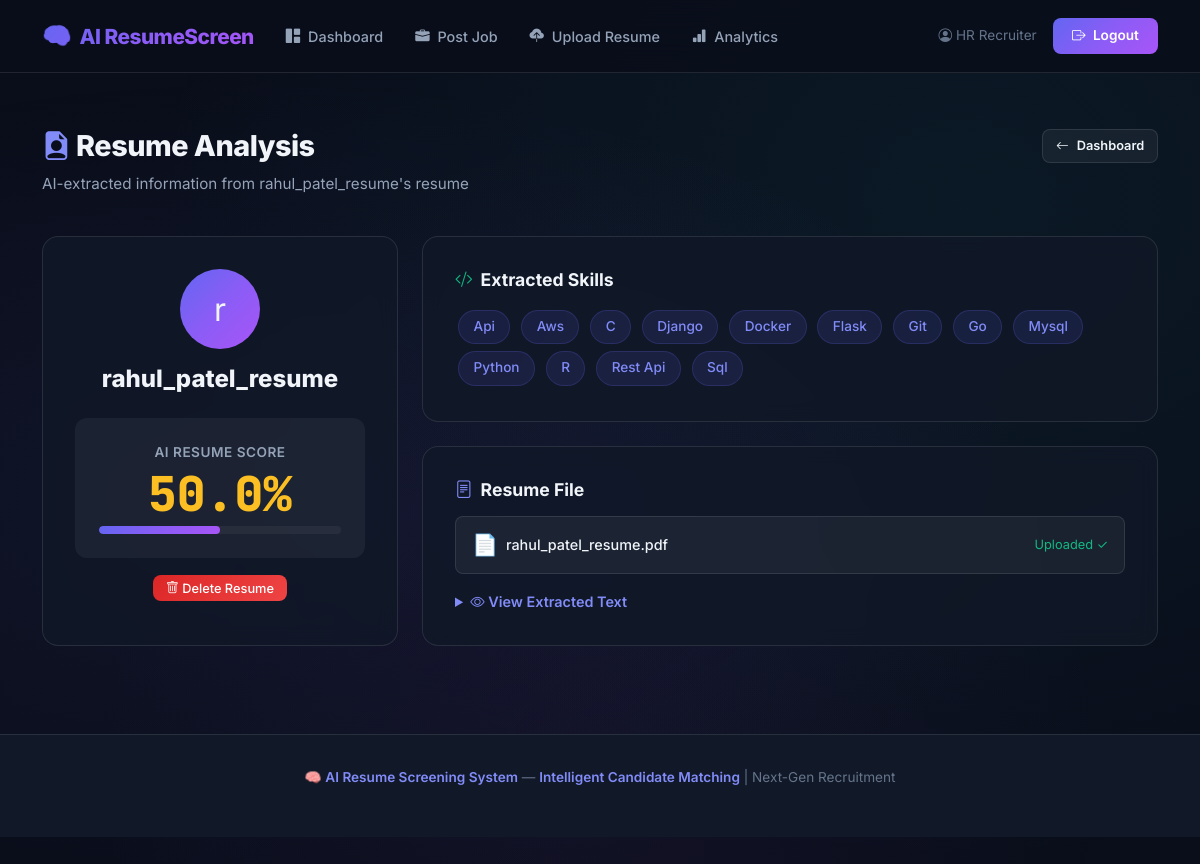
Page /resume/1 (signed in) on the committed database.
### tables this page shows
CREATE TABLE resumes (
    id INTEGER PRIMARY KEY AUTOINCREMENT,
    candidate_name VARCHAR(150) NOT NULL,
    email VARCHAR(150) DEFAULT '',
    phone VARCHAR(30) DEFAULT '',
    skills TEXT DEFAULT '',
    experience VARCHAR(100) DEFAULT '',
    education VARCHAR(200) DEFAULT '',
    resume_file VARCHAR(300) NOT NULL,
    raw_text TEXT DEFAULT '',
    resume_score FLOAT DEFAULT 0.0,
    uploaded_by INTEGER,
    uploaded_at TIMESTAMP DEFAULT CURRENT_TIMESTAMP, job_id INTEGER,
    FOREIGN KEY (uploaded_by) REFERENCES users(id)
);

### routes/resume_routes.py (the view)
@resume_bp.route('/resume/<int:resume_id>')
def view_resume(resume_id):
    if 'user_id' not in session:
        flash('Please login first.', 'error')
        return redirect(url_for('auth.login'))
    resume = get_resume_by_id(resume_id)
    if not resume:
        flash('Resume not found.', 'error')
        return redirect(url_for('resumes.list_resumes'))
    return render_template('resume_analysis.html', resume=resume)

### models/__init__.py (called while the page is built)
def get_db():
    conn = sqlite3.connect(config.DATABASE)
    conn.row_factory = sqlite3.Row
    conn.execute("PRAGMA foreign_keys = ON")
    return conn

### models/resume_model.py (called while the page is built)
def get_resume_by_id(resume_id):
    db = get_db()
    resume = db.execute('SELECT * FROM resumes WHERE id = ?', (resume_id,)).fetchone()
    db.close()
    return resume

### templates/resume_analysis.html (shortened to what this page needs)
{% extends "base.html" %}
{% block content %}
<div class="container py-4">
    <div class="page-header">
        <div class="d-flex justify-content-between align-items-start flex-wrap gap-3">
            <div>
                <h1 class="page-title"><i class="bi bi-file-earmark-person-fill" style="color: var(--accent-primary-light);"></i> Resume Analysis</h1>
                <p class="page-subtitle">AI-extracted information from {{ resume.candidate_name }}'s resume</p>
            </div>
            <a href="{{ url_for('auth.dashboard') }}" class="btn-secondary-custom btn-sm-custom">
                <i class="bi bi-arrow-left"></i> Dashboard
            </a>
        </div>
    </div>
    <div class="row g-4">
        <div class="col-lg-4">
            <div class="glass-card-static h-100 fade-in">
                <div class="text-center mb-3">
                    <div style="width: 80px; height: 80px; border-radius: 50%; background: var(--gradient-primary); display: flex; align-items: center; justify-content: center; font-size: 2rem; margin: 0 auto 1rem;">
                        {{ resume.candidate_name[0] if resume.candidate_name else '?' }}
                    </div>
                    <h4 style="font-weight: 800;">{{ resume.candidate_name }}</h4>
                </div>
                <div class="text-center mt-4" style="padding: 1.5rem; border-radius: var(--radius-md); background: var(--bg-glass);">
                    <small class="form-label-custom">AI Resume Score</small>
                    <div style="font-size: 3rem; font-weight: 900; font-family: var(--font-mono); line-height: 1;">
                        {% set score_class = 'score-high' if resume.resume_score >= 70 else ('score-medium' if resume.resume_score >= 40 else 'score-low') %}
                        <span class="{{ score_class }}" style="padding: 0; background: none;">
                            {{ resume.resume_score }}%
                        </span>
                    </div>
                    <div class="progress-bar-custom mt-2">
                        {% set bar_color = 'green' if resume.resume_score >= 70 else ('purple' if resume.resume_score >= 40 else 'cyan') %}
                        <div class="progress-bar-fill {{ bar_color }}" style="--score-width: {{ resume.resume_score }}%; width: var(--score-width);"></div>
                    </div>
                </div>
                <div class="mt-3 text-center">
                    <a href="javascript:void(0)"
                       data-url="{{ url_for('resumes.delete_resume_route', resume_id=resume.id) }}"
                       data-title="{{ resume.candidate_name }}"
                       onclick="confirmDelete(this.dataset.url, this.dataset.title)"
                       class="btn-danger-custom btn-sm-custom">
                        <i class="bi bi-trash"></i> Delete Resume
                    </a>
                </div>
            </div>
        </div>
        <div class="col-lg-8">
            <div class="glass-card-static mb-4 fade-in stagger-1">
                <h5 class="section-title"><i class="bi bi-code-slash" style="color: var(--accent-success);"></i> Extracted Skills</h5>
                {% if resume.skills %}
                <div>
                    {% for skill in resume.skills.split(',') %}
                    <span class="skill-tag" style="font-size: 0.85rem; padding: 0.35rem 0.9rem; margin: 0.2rem;">{{ skill.strip() }}</span>
                    {% endfor %}
                </div>
                {% else %}
                <p style="color: var(--text-muted);">No skills detected</p>
                {% endif %}
            </div>
            <div class="glass-card-static fade-in stagger-3">
                <h5 class="section-title"><i class="bi bi-file-text" style="color: var(--accent-primary-light);"></i> Resume File</h5>
                <div class="file-item">
                    <div class="d-flex align-items-center gap-2">
                        <span style="font-size: 1.3rem;">📄</span>
                        <span class="file-name">{{ resume.resume_file }}</span>
                    </div>
                    <span class="file-status">Uploaded ✓</span>
                </div>
                {% if resume.raw_text %}
                <details class="mt-3" style="cursor: pointer;">
                    <summary style="color: var(--accent-primary-light); font-weight: 600; font-size: 0.9rem;">
                        <i class="bi bi-eye"></i> View Extracted Text
                    </summary>
                </details>
                {% endif %}
            </div>
        </div>
    </div>
</div>
{% endblock %}

### rows in the picture
resumes: candidate_name "rahul_patel_resume", candidate_name "r", resume_score "50.0", resume_file "rahul_patel_resume.pdf"

### other values in the picture
{{ session.get('user_name', 'User') }} "HR Recruiter"
{{ skill.strip() }} "Api" "Aws" "C" "Django" "Docker" "Flask" "Git" "Go" "Mysql" "Python" "R" "Rest Api" "Sql"
